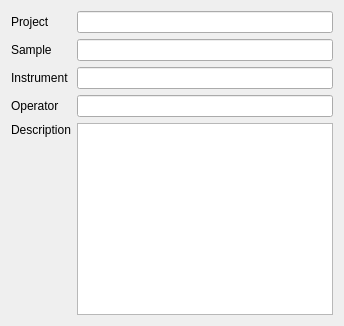
        <widget class="QWidget" name="tabInformation">
         <attribute name="title">
          <string>Information</string>
         </attribute>
         <layout class="QVBoxLayout" name="verticalLayout_5">
          <item>
           <layout class="QGridLayout" name="gridLayout">
            <item row="0" column="0">
             <widget class="QLabel" name="label">
              <property name="text">
               <string>Project</string>
              </property>
              <property name="buddy">
               <cstring>editProjectName</cstring>
              </property>
             </widget>
            </item>
            <item row="0" column="1">
             <widget class="QLineEdit" name="editProjectName"/>
            </item>
            <item row="1" column="0">
             <widget class="QLabel" name="label_2">
              <property name="text">
               <string>Sample</string>
              </property>
              <property name="buddy">
               <cstring>editSampleDescription</cstring>
              </property>
             </widget>
            </item>
            <item row="1" column="1">
             <widget class="QLineEdit" name="editSampleDescription"/>
            </item>
            <item row="2" column="0">
             <widget class="QLabel" name="label_3">
              <property name="text">
               <string>Instrument</string>
              </property>
              <property name="buddy">
               <cstring>editInstrumentName</cstring>
              </property>
             </widget>
            </item>
            <item row="2" column="1">
             <widget class="QLineEdit" name="editInstrumentName"/>
            </item>
            <item row="3" column="0">
             <widget class="QLabel" name="label_4">
              <property name="text">
               <string>Operator</string>
              </property>
              <property name="buddy">
               <cstring>editOperatorName</cstring>
              </property>
             </widget>
            </item>
            <item row="3" column="1">
             <widget class="QLineEdit" name="editOperatorName"/>
            </item>
            <item row="4" column="0">
             <widget class="QLabel" name="label_5">
              <property name="text">
               <string>Description</string>
              </property>
              <property name="buddy">
               <cstring>editExperimentDescription</cstring>
              </property>
             </widget>
            </item>
            <item row="4" column="1" rowspan="2">
             <widget class="QTextEdit" name="editExperimentDescription"/>
            </item>
            <item row="5" column="0">
             <spacer name="verticalSpacer_2">
              <property name="orientation">
               <enum>Qt::Vertical</enum>
              </property>
              <property name="sizeHint" stdset="0">
               <size>
                <width>20</width>
                <height>168</height>
               </size>
              </property>
             </spacer>
            </item>
           </layout>
          </item>
         </layout>
        </widget>
